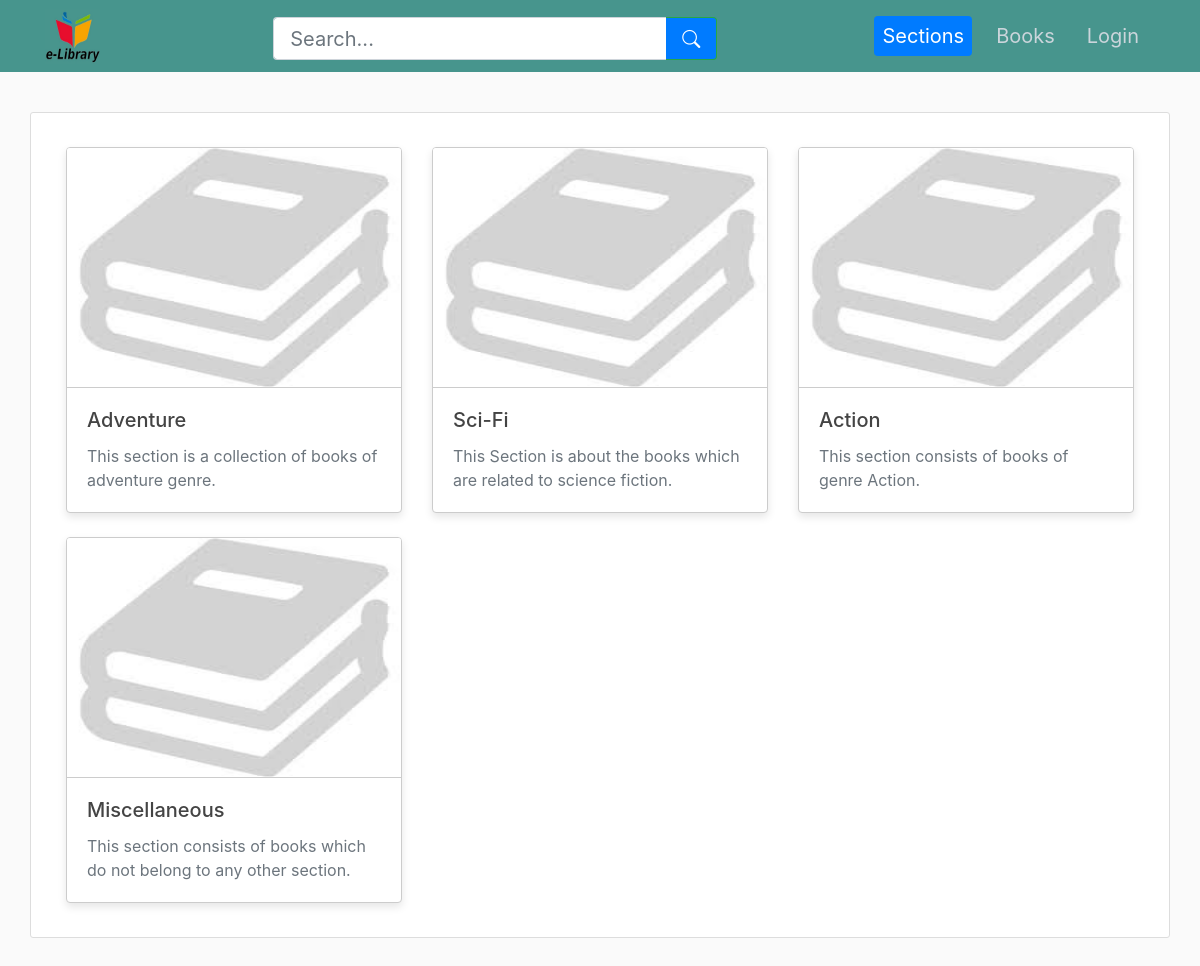
Page /sections on the committed database.
### library_app/models.py (models this page shows, shortened)
class Section(db.Model):
    __tablename__ = "section"
    sectionid = db.Column(db.Integer, primary_key=True, autoincrement=True)
    title = db.Column(db.String(60), unique=True, nullable=False)
    date_created = db.Column(
        db.Date, nullable=False, default=datetime.now(timezone.utc).date()
    )
    picture = db.Column(
        db.String(20), nullable=False, default="default_section_picture.jpeg"
    )
    description = db.Column(db.String(120), nullable=False)
    books = db.relationship("Book", back_populates="section", lazy=True)

### library_app/main/routes.py (the view)
@main.route("/")
@main.route("/home")
@main.route("/sections")
@check_user()
def sections():
    sections = Section.query.order_by(Section.date_created.desc()).all()
    sections.sort(key=lambda x: len(x.books), reverse=True)
    return render_template(
        "main/sections.html",
        title="Sections",
        navbaractive=["Sections"],
        sections=sections,
    )

### library_app/utils.py (called while the page is built)
def check_user():
    def wrapper(fn):
        @wraps(fn)
        def check(*args, **kwargs):
            if current_user.is_authenticated:
                if current_user.get_urole() == "user":
                    return redirect(url_for("user.sections"))
                else:
                    return redirect(url_for("librarian.sections"))
            return fn(*args, **kwargs)
        return check
    return wrapper

### library_app/templates/main/sections.html
{% extends "main/layout.html" %} {% block content %}
<div class="content-section container">
{% for section in sections %} {% if loop.index0 % 3 == 0 %}
<div class="container mt-4 mb-4">
    <div class="row">
        {% endif %}
        <div class="col-md-4">
            <div class="card h-100 special-card mr-1">
                <a href="{{url_for("main.section_books", sectionid=section.sectionid)}}">
                <img
                    class="card-img-top mx-auto"
                    src="{{url_for('static', filename='section/' + section.picture)}}"
                    alt="Card image cap"
                    style="width: 100%;height: 30vh;border-bottom: 1px solid #ccc;"/></a>
                <div class="card-body">
                    <a href="{{url_for("main.section_books", sectionid=section.sectionid)}}" class="text-decoration-none"><h5 class="card-title">{{section.title}}</h5></a>
                    <a href="{{ url_for('main.section_books', sectionid=section.sectionid) }}" class="text-decoration-none text-muted">
                        <p class="card-text text-wrap">{{ section.description }}</p>
                    </a>
                </div>
            </div>
        </div>
        {% if loop.index % 3 == 0 or loop.last %}
    </div>
</div>
{% endif %} {% endfor %}
</div>
{% endblock content %}

### library_app/templates/main/layout.html (shortened to what this page needs)
<!DOCTYPE html>
<html lang="en">
    <head>
        <link
            rel="stylesheet"
            href="https://cdn.jsdelivr.net/npm/bootstrap@4.3.1/dist/css/bootstrap.min.css"
        />
        <link
            rel="stylesheet"
            type="text/css"
            href="{{ url_for('static', filename='main/style.css') }}"
        />
        <link href="https://cdn.jsdelivr.net/npm/bootstrap-icons@1.7.0/font/bootstrap-icons.css" rel="stylesheet">
    </head>
    <body>
        <header class="site-header">
            <nav class="navbar navbar-expand-md navbar-dark bg-steel fixed-top">
                <div class="container">
                    <a class="mr-4" href="{{url_for("main.sections")}}"><img class="logo-img" src="{{url_for('static', filename="main/library_logo.jpg")}}"/></a>
                    <div class="container">
                        <form id="searchForm" class="form-inline mx-auto search-form" action="{{ url_for('main.search') }}" method="POST" style="width: 37vw; height: 5.4vh;">
                            <div class="input-group">
                                <input id="searchInput" name="search_term" class="form-control form-control-lg border-right-0" type="search" placeholder="Search..." aria-label="Search" style="height: 5.4vh;" minlength="1" maxlength="60">
                                <div class="input-group-append">
                                    <button class="btn btn-lg btn-outline-success border-left-0" type="submit" style="height: 5.4vh;">
                                        <i class="bi bi-search"></i>
                                    </button>
                                </div>
                            </div>
                        </form>
                    </div>
                    <div class="navbar-nav">
                        <a class="nav-item nav-link h5 font-weight-normal mt-2 mx-2 {%if 'Sections' in navbaractive%} active {%endif%}" href="{{url_for("main.sections")}}">Sections</a>
                        <a class="nav-item nav-link h5 font-weight-normal mt-2 mx-2 {%if 'Books' in navbaractive%} active {%endif%}" href="{{url_for("main.books")}}">Books</a>
                        <a class="nav-item nav-link h5 font-weight-normal mt-2 mx-2 {%if 'Login' in navbaractive%} active {%endif%}" href="{{url_for("user.login")}}">Login</a>
                    </div>
                </div>
            </nav>
        </header>
        {% block content %} {% endblock %}
    </body>
</html>

### library_app/static/main/style.css (style rules this page uses)
body { background: #fafafa; color: #333333; margin-top: 5rem; }
h1, h2, h3, h4, h5, h6 { color: #444444; }
.bg-steel { background-color: #47958d; }
.site-header .navbar-nav .nav-link { color: #cbd5db; }
.site-header .navbar-nav .nav-link.active { font-weight: 500; }
.content-section { background: #ffffff; padding: 10px 20px; border: 1px solid #dddddd; border-radius: 3px; margin-bottom: 20px; }
.logo-img { height: 55px; width: 55px; }
.nav-item.active { background-color: #007bff; color: #fff; border-color: #007bff; border-radius: 4px; padding: 0.5rem 1rem; margin-right: 3px; margin-left: 3px; }
.card-img-top { border-bottom: 1px solid #ccc; }
.special-card { width: 100%; border: 1px solid #ccc; box-shadow: 0 4px 8px rgba(0, 0, 0, 0.1); }
.btn-lg { font-size: 1.13rem !important; }
.search-form { border: none; margin-top: 5px; }
.search-form .input-group { width: 100%; }
.search-form .form-control { border-radius: 4px; }
.search-form .btn { border-radius: 0 4px 4px 0; background-color: #007bff; color: white; }

### rows in the picture
Section: picture (placeholder picture), title "Adventure", description "This section is a collection of books of adventure genre."
Section: picture (placeholder picture), title "Sci-Fi", description "This Section is about the books which are related to science fiction."
Section: picture (placeholder picture), title "Action", description "This section consists of books of genre Action."
Section: picture (placeholder picture), title "Miscellaneous", description "This section consists of books which do not belong to any other section."
